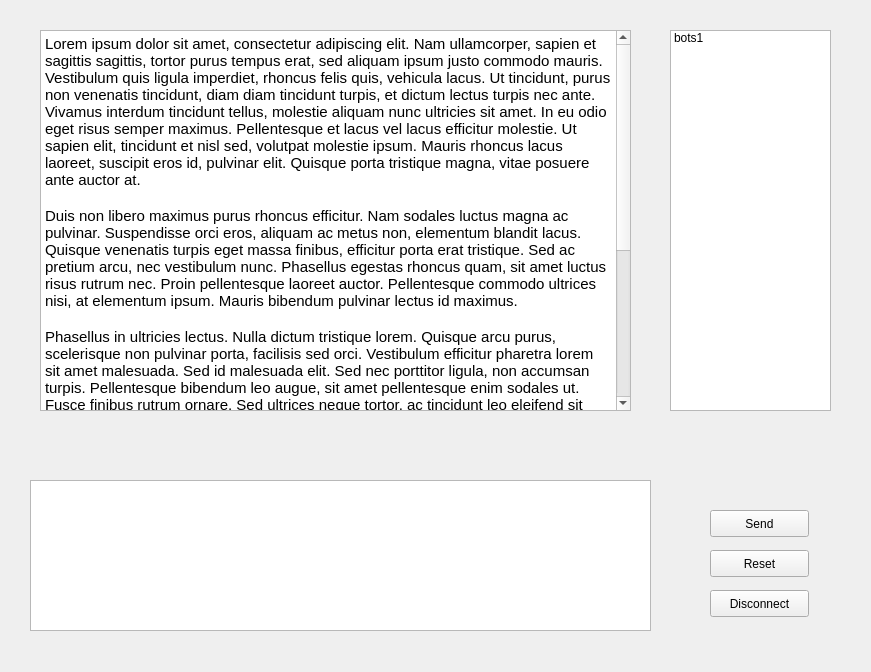
<?xml version="1.0" encoding="UTF-8"?>
<ui version="4.0">
 <class>Widget</class>
 <widget class="QWidget" name="Widget">
  <property name="geometry">
   <rect>
    <x>0</x>
    <y>0</y>
    <width>871</width>
    <height>672</height>
   </rect>
  </property>
  <property name="windowTitle">
   <string>Widget</string>
  </property>
  <widget class="QListWidget" name="listWidget">
   <property name="geometry">
    <rect>
     <x>670</x>
     <y>30</y>
     <width>161</width>
     <height>381</height>
    </rect>
   </property>
   <item>
    <property name="text">
     <string>bots1</string>
    </property>
   </item>
  </widget>
  <widget class="QTextEdit" name="textEdit_2">
   <property name="geometry">
    <rect>
     <x>30</x>
     <y>480</y>
     <width>621</width>
     <height>151</height>
    </rect>
   </property>
  </widget>
  <widget class="QPushButton" name="pushButton">
   <property name="geometry">
    <rect>
     <x>710</x>
     <y>510</y>
     <width>99</width>
     <height>27</height>
    </rect>
   </property>
   <property name="text">
    <string>Send</string>
   </property>
  </widget>
  <widget class="QPushButton" name="pushButton_2">
   <property name="geometry">
    <rect>
     <x>710</x>
     <y>550</y>
     <width>99</width>
     <height>27</height>
    </rect>
   </property>
   <property name="text">
    <string>Reset</string>
   </property>
  </widget>
  <widget class="QPushButton" name="pushButton_3">
   <property name="geometry">
    <rect>
     <x>710</x>
     <y>590</y>
     <width>99</width>
     <height>27</height>
    </rect>
   </property>
   <property name="text">
    <string>Disconnect</string>
   </property>
  </widget>
  <widget class="QTextEdit" name="textEdit">
   <property name="geometry">
    <rect>
     <x>40</x>
     <y>30</y>
     <width>591</width>
     <height>381</height>
    </rect>
   </property>
   <property name="html">
    <string>&lt;!DOCTYPE HTML PUBLIC &quot;-//W3C//DTD HTML 4.0//EN&quot; &quot;http://www.w3.org/TR/REC-html40/strict.dtd&quot;&gt;
&lt;html&gt;&lt;head&gt;&lt;meta name=&quot;qrichtext&quot; content=&quot;1&quot; /&gt;&lt;style type=&quot;text/css&quot;&gt;
p, li { white-space: pre-wrap; }
&lt;/style&gt;&lt;/head&gt;&lt;body style=&quot; font-family:'Ubuntu'; font-size:11pt; font-weight:400; font-style:normal;&quot;&gt;
&lt;p style=&quot; margin-top:0px; margin-bottom:0px; margin-left:0px; margin-right:0px; -qt-block-indent:0; text-indent:0px;&quot;&gt;Lorem ipsum dolor sit amet, consectetur adipiscing elit. Nam ullamcorper, sapien et sagittis sagittis, tortor purus tempus erat, sed aliquam ipsum justo commodo mauris. Vestibulum quis ligula imperdiet, rhoncus felis quis, vehicula lacus. Ut tincidunt, purus non venenatis tincidunt, diam diam tincidunt turpis, et dictum lectus turpis nec ante. Vivamus interdum tincidunt tellus, molestie aliquam nunc ultricies sit amet. In eu odio eget risus semper maximus. Pellentesque et lacus vel lacus efficitur molestie. Ut sapien elit, tincidunt et nisl sed, volutpat molestie ipsum. Mauris rhoncus lacus laoreet, suscipit eros id, pulvinar elit. Quisque porta tristique magna, vitae posuere ante auctor at.&lt;/p&gt;
&lt;p style=&quot;-qt-paragraph-type:empty; margin-top:0px; margin-bottom:0px; margin-left:0px; margin-right:0px; -qt-block-indent:0; text-indent:0px;&quot;&gt;&lt;br /&gt;&lt;/p&gt;
&lt;p style=&quot; margin-top:0px; margin-bottom:0px; margin-left:0px; margin-right:0px; -qt-block-indent:0; text-indent:0px;&quot;&gt;Duis non libero maximus purus rhoncus efficitur. Nam sodales luctus magna ac pulvinar. Suspendisse orci eros, aliquam ac metus non, elementum blandit lacus. Quisque venenatis turpis eget massa finibus, efficitur porta erat tristique. Sed ac pretium arcu, nec vestibulum nunc. Phasellus egestas rhoncus quam, sit amet luctus risus rutrum nec. Proin pellentesque laoreet auctor. Pellentesque commodo ultrices nisi, at elementum ipsum. Mauris bibendum pulvinar lectus id maximus.&lt;/p&gt;
&lt;p style=&quot;-qt-paragraph-type:empty; margin-top:0px; margin-bottom:0px; margin-left:0px; margin-right:0px; -qt-block-indent:0; text-indent:0px;&quot;&gt;&lt;br /&gt;&lt;/p&gt;
&lt;p style=&quot; margin-top:0px; margin-bottom:0px; margin-left:0px; margin-right:0px; -qt-block-indent:0; text-indent:0px;&quot;&gt;Phasellus in ultricies lectus. Nulla dictum tristique lorem. Quisque arcu purus, scelerisque non pulvinar porta, facilisis sed orci. Vestibulum efficitur pharetra lorem sit amet malesuada. Sed id malesuada elit. Sed nec porttitor ligula, non accumsan turpis. Pellentesque bibendum leo augue, sit amet pellentesque enim sodales ut. Fusce finibus rutrum ornare. Sed ultrices neque tortor, ac tincidunt leo eleifend sit amet. Donec eu tincidunt purus. Nunc sed lacinia massa.&lt;/p&gt;
&lt;p style=&quot;-qt-paragraph-type:empty; margin-top:0px; margin-bottom:0px; margin-left:0px; margin-right:0px; -qt-block-indent:0; text-indent:0px;&quot;&gt;&lt;br /&gt;&lt;/p&gt;
&lt;p style=&quot; margin-top:0px; margin-bottom:0px; margin-left:0px; margin-right:0px; -qt-block-indent:0; text-indent:0px;&quot;&gt;Aenean eu felis sit amet neque posuere luctus vitae non est. Nunc ipsum turpis, ultrices a hendrerit et, bibendum in eros. Aenean et felis mauris. Vestibulum dolor nulla, blandit eleifend risus ac, commodo aliquet velit. Integer maximus sapien ut nulla tempus egestas. Morbi et aliquam lacus, quis tempus ligula. Donec pretium efficitur neque, vitae pellentesque purus porttitor eget.&lt;/p&gt;
&lt;p style=&quot;-qt-paragraph-type:empty; margin-top:0px; margin-bottom:0px; margin-left:0px; margin-right:0px; -qt-block-indent:0; text-indent:0px;&quot;&gt;&lt;br /&gt;&lt;/p&gt;
&lt;p style=&quot; margin-top:0px; margin-bottom:0px; margin-left:0px; margin-right:0px; -qt-block-indent:0; text-indent:0px;&quot;&gt;Etiam eu pellentesque tellus, at aliquet tellus. Cras varius luctus nisl. Aliquam egestas odio non nibh porta, eu vestibulum velit egestas. Donec quis congue felis. Donec imperdiet dolor id purus bibendum, id viverra ante rutrum. Aenean id laoreet nibh, eget suscipit massa. Duis vitae ex efficitur leo imperdiet vulputate sed eget metus. Vivamus vel ipsum eu risus malesuada cursus. Donec ac purus vehicula, venenatis odio vitae, facilisis velit. Vivamus eleifend orci in nunc suscipit tristique. Donec a congue sapien.&lt;/p&gt;&lt;/body&gt;&lt;/html&gt;</string>
   </property>
  </widget>
 </widget>
 <layoutdefault spacing="6" margin="11"/>
 <resources/>
 <connections/>
</ui>
